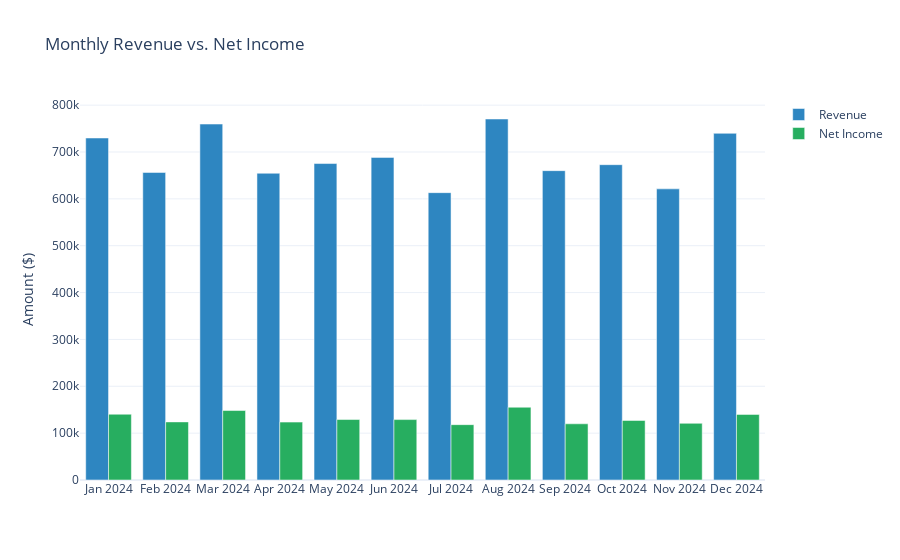

Notebook source saved alongside this figure:
### Markdown cell above
## 1. The Bottom Line: Revenue vs. Net Income
Tracking how much of our top-line 'Revenue' actually makes it to the 'Net Income' after all expenses and COGS.

### Code cell
# Load Income Statement data (it was saved with month as index)
is_path = '../outputs/retail_financial_report.xlsx'
# We'll read from the excel file we just generated or re-run the logic? 
# Better to read the excel to show it works.
is_df = pd.read_excel(is_path, sheet_name='Income Statement', index_col=0)
is_df.index = pd.to_datetime(is_df.index.astype(str))

fig = go.Figure()
fig.add_trace(go.Bar(x=is_df.index.strftime('%b %Y'), y=is_df['revenue'], name='Revenue', marker_color='#2E86C1'))
fig.add_trace(go.Bar(x=is_df.index.strftime('%b %Y'), y=is_df['Net Income'], name='Net Income', marker_color='#27AE60'))

fig.update_layout(barmode='group', title='Monthly Revenue vs. Net Income',
                  yaxis_title='Amount ($)', template='plotly_white')
fig.show()

### Figure 1 — Plotly figure (JSON) as saved in the notebook; plotly's stock layout.template omitted (floating-point values rounded to 4 significant figures)
{"data": [{"marker": {"color": "#2E86C1"}, "name": "Revenue", "type": "bar", "x": ["Jan 2024", "Feb 2024", "Mar 2024", "Apr 2024", "May 2024", "Jun 2024", "Jul 2024", "Aug 2024", "Sep 2024", "Oct 2024", "Nov 2024", "Dec 2024"], "y": [729900.0, 656300.0, 759600.0, 654600.0, 675400.0, 688500.0, 613200.0, 770400.0, 660200.0, 672900.0, 621300.0, 739900.0]}, {"marker": {"color": "#27AE60"}, "name": "Net Income", "type": "bar", "x": ["Jan 2024", "Feb 2024", "Mar 2024", "Apr 2024", "May 2024", "Jun 2024", "Jul 2024", "Aug 2024", "Sep 2024", "Oct 2024", "Nov 2024", "Dec 2024"], "y": [140400.0, 124000.0, 148300.0, 123500.0, 129100.0, 128900.0, 118100.0, 155300.0, 119900.0, 127000.0, 121000.0, 140000.0]}], "layout": {"barmode": "group", "title": {"text": "Monthly Revenue vs. Net Income"}, "yaxis": {"title": {"text": "Amount ($)"}}}}
